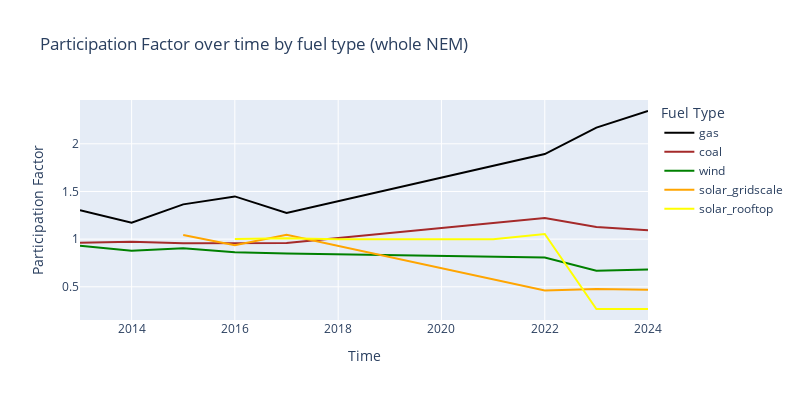
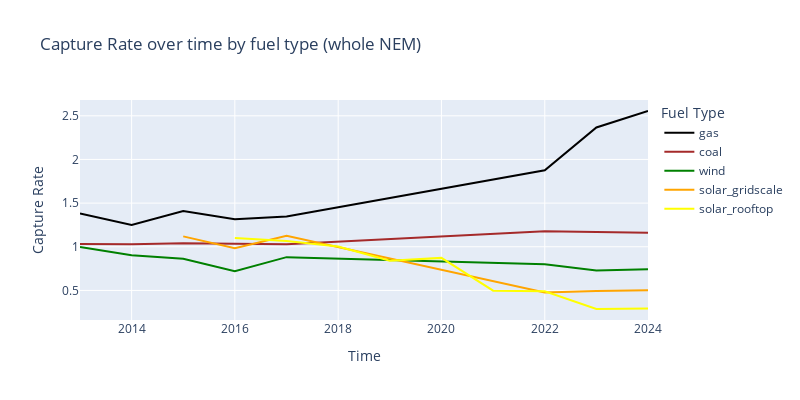

The notebook cell saved with these charts, in order:
### Code cell
color_mapping = {
    "coal": "brown",
    "gas": "black",
    "solar_gridscale": "orange",
    "solar_rooftop": "yellow",
    "wind": "green",
    #"hydro": "blue",
}

metrics = [
    {
        'df': df_pf,
        'title': "Participation Factor",
        'col': "PARTICIPATION_FACTOR",
    },
    {
        'df': df_cr,
        'title': "Capture Rate",
        'col': "CAPTURE_RATE",
    },
]

for metric in metrics:

    fig = px.line(
        metric['df'].filter(pl.col("FUEL_TYPE").is_in(color_mapping)),
        x="INTERVAL_START",
        y=metric['col'],
        color="FUEL_TYPE",
        color_discrete_map=color_mapping,
        height=400,
        width=800,
        title=f"{metric['title']} over time by fuel type (whole NEM)",
        labels={
            "FUEL_TYPE": "Fuel Type",
            "INTERVAL_START": "Time",
            metric['col']: metric['title'],
        }
    )
    
    fig.for_each_annotation(lambda a: a.update(text=a.text.split("=")[-1]))
    slug = metric['title'].replace(' ', '_')
    fig.write_image(os.path.join(results_dir, f"all-regions-{slug}.svg"))
    
    fig.show()

### Figure 1 — Plotly figure (JSON) as saved in the notebook; plotly's stock layout.template omitted (floating-point values rounded to 4 significant figures)
{"data": [{"hovertemplate": "Fuel Type=gas<br>Time=%{x}<br>Participation Factor=%{y}<extra></extra>", "legendgroup": "gas", "line": {"color": "black", "dash": "solid"}, "marker": {"symbol": "circle"}, "mode": "lines", "name": "gas", "orientation": "v", "showlegend": true, "type": "scatter", "x": ["2013-01-01T00:00:00.000", "2014-01-01T00:00:00.000", "2015-01-01T00:00:00.000", "2016-01-01T00:00:00.000", "2017-01-01T00:00:00.000", "2022-01-01T00:00:00.000", "2023-01-01T00:00:00.000", "2024-01-01T00:00:00.000"], "xaxis": "x", "y": [1.304, 1.173, 1.365, 1.448, 1.274, 1.893, 2.169, 2.344], "yaxis": "y"}, {"hovertemplate": "Fuel Type=coal<br>Time=%{x}<br>Participation Factor=%{y}<extra></extra>", "legendgroup": "coal", "line": {"color": "brown", "dash": "solid"}, "marker": {"symbol": "circle"}, "mode": "lines", "name": "coal", "orientation": "v", "showlegend": true, "type": "scatter", "x": ["2013-01-01T00:00:00.000", "2014-01-01T00:00:00.000", "2015-01-01T00:00:00.000", "2016-01-01T00:00:00.000", "2017-01-01T00:00:00.000", "2022-01-01T00:00:00.000", "2023-01-01T00:00:00.000", "2024-01-01T00:00:00.000"], "xaxis": "x", "y": [0.9631, 0.972, 0.9577, 0.9559, 0.9594, 1.221, 1.128, 1.092], "yaxis": "y"}, {"hovertemplate": "Fuel Type=wind<br>Time=%{x}<br>Participation Factor=%{y}<extra></extra>", "legendgroup": "wind", "line": {"color": "green", "dash": "solid"}, "marker": {"symbol": "circle"}, "mode": "lines", "name": "wind", "orientation": "v", "showlegend": true, "type": "scatter", "x": ["2013-01-01T00:00:00.000", "2014-01-01T00:00:00.000", "2015-01-01T00:00:00.000", "2016-01-01T00:00:00.000", "2017-01-01T00:00:00.000", "2022-01-01T00:00:00.000", "2023-01-01T00:00:00.000", "2024-01-01T00:00:00.000"], "xaxis": "x", "y": [0.9305, 0.879, 0.9031, 0.8629, 0.8493, 0.8063, 0.6679, 0.6821], "yaxis": "y"}, {"hovertemplate": "Fuel Type=solar_gridscale<br>Time=%{x}<br>Participation Factor=%{y}<extra></extra>", "legendgroup": "solar_gridscale", "line": {"color": "orange", "dash": "solid"}, "marker": {"symbol": "circle"}, "mode": "lines", "name": "solar_gridscale", "orientation": "v", "showlegend": true, "type": "scatter", "x": ["2014-01-01T00:00:00.000", "2015-01-01T00:00:00.000", "2016-01-01T00:00:00.000", "2017-01-01T00:00:00.000", "2022-01-01T00:00:00.000", "2023-01-01T00:00:00.000", "2024-01-01T00:00:00.000"], "xaxis": "x", "y": [NaN, 1.043, 0.9364, 1.046, 0.4617, 0.4761, 0.4693], "yaxis": "y"}, {"hovertemplate": "Fuel Type=solar_rooftop<br>Time=%{x}<br>Participation Factor=%{y}<extra></extra>", "legendgroup": "solar_rooftop", "line": {"color": "yellow", "dash": "solid"}, "marker": {"symbol": "circle"}, "mode": "lines", "name": "solar_rooftop", "orientation": "v", "showlegend": true, "type": "scatter", "x": ["2016-01-01T00:00:00.000", "2017-01-01T00:00:00.000", "2018-01-01T00:00:00.000", "2019-01-01T00:00:00.000", "2020-01-01T00:00:00.000", "2021-01-01T00:00:00.000", "2022-01-01T00:00:00.000", "2023-01-01T00:00:00.000", "2024-01-01T00:00:00.000"], "xaxis": "x", "y": [1.003, 1.008, 1.0, 1.0, 1.0, 1.0, 1.054, 0.2671, 0.2681], "yaxis": "y"}], "layout": {"height": 400, "legend": {"title": {"text": "Fuel Type"}, "tracegroupgap": 0}, "title": {"text": "Participation Factor over time by fuel type (whole NEM)"}, "width": 800, "xaxis": {"anchor": "y", "domain": [0, 1], "title": {"text": "Time"}}, "yaxis": {"anchor": "x", "domain": [0, 1], "title": {"text": "Participation Factor"}}}}

### Figure 2 — Plotly figure (JSON) as saved in the notebook; plotly's stock layout.template omitted (floating-point values rounded to 4 significant figures)
{"data": [{"hovertemplate": "Fuel Type=gas<br>Time=%{x}<br>Capture Rate=%{y}<extra></extra>", "legendgroup": "gas", "line": {"color": "black", "dash": "solid"}, "marker": {"symbol": "circle"}, "mode": "lines", "name": "gas", "orientation": "v", "showlegend": true, "type": "scatter", "x": ["2013-01-01T00:00:00.000", "2014-01-01T00:00:00.000", "2015-01-01T00:00:00.000", "2016-01-01T00:00:00.000", "2017-01-01T00:00:00.000", "2022-01-01T00:00:00.000", "2023-01-01T00:00:00.000", "2024-01-01T00:00:00.000"], "xaxis": "x", "y": [1.38, 1.25, 1.408, 1.314, 1.346, 1.877, 2.367, 2.555], "yaxis": "y"}, {"hovertemplate": "Fuel Type=coal<br>Time=%{x}<br>Capture Rate=%{y}<extra></extra>", "legendgroup": "coal", "line": {"color": "brown", "dash": "solid"}, "marker": {"symbol": "circle"}, "mode": "lines", "name": "coal", "orientation": "v", "showlegend": true, "type": "scatter", "x": ["2013-01-01T00:00:00.000", "2014-01-01T00:00:00.000", "2015-01-01T00:00:00.000", "2016-01-01T00:00:00.000", "2017-01-01T00:00:00.000", "2022-01-01T00:00:00.000", "2023-01-01T00:00:00.000", "2024-01-01T00:00:00.000"], "xaxis": "x", "y": [1.031, 1.028, 1.041, 1.039, 1.029, 1.177, 1.173, 1.16], "yaxis": "y"}, {"hovertemplate": "Fuel Type=wind<br>Time=%{x}<br>Capture Rate=%{y}<extra></extra>", "legendgroup": "wind", "line": {"color": "green", "dash": "solid"}, "marker": {"symbol": "circle"}, "mode": "lines", "name": "wind", "orientation": "v", "showlegend": true, "type": "scatter", "x": ["2013-01-01T00:00:00.000", "2014-01-01T00:00:00.000", "2015-01-01T00:00:00.000", "2016-01-01T00:00:00.000", "2017-01-01T00:00:00.000", "2022-01-01T00:00:00.000", "2023-01-01T00:00:00.000", "2024-01-01T00:00:00.000"], "xaxis": "x", "y": [0.9974, 0.904, 0.8632, 0.7201, 0.8813, 0.7994, 0.7286, 0.7434], "yaxis": "y"}, {"hovertemplate": "Fuel Type=solar_gridscale<br>Time=%{x}<br>Capture Rate=%{y}<extra></extra>", "legendgroup": "solar_gridscale", "line": {"color": "orange", "dash": "solid"}, "marker": {"symbol": "circle"}, "mode": "lines", "name": "solar_gridscale", "orientation": "v", "showlegend": true, "type": "scatter", "x": ["2014-01-01T00:00:00.000", "2015-01-01T00:00:00.000", "2016-01-01T00:00:00.000", "2017-01-01T00:00:00.000", "2022-01-01T00:00:00.000", "2023-01-01T00:00:00.000", "2024-01-01T00:00:00.000"], "xaxis": "x", "y": [NaN, 1.119, 0.9822, 1.127, 0.4778, 0.4926, 0.5019], "yaxis": "y"}, {"hovertemplate": "Fuel Type=solar_rooftop<br>Time=%{x}<br>Capture Rate=%{y}<extra></extra>", "legendgroup": "solar_rooftop", "line": {"color": "yellow", "dash": "solid"}, "marker": {"symbol": "circle"}, "mode": "lines", "name": "solar_rooftop", "orientation": "v", "showlegend": true, "type": "scatter", "x": ["2016-01-01T00:00:00.000", "2017-01-01T00:00:00.000", "2018-01-01T00:00:00.000", "2019-01-01T00:00:00.000", "2020-01-01T00:00:00.000", "2021-01-01T00:00:00.000", "2022-01-01T00:00:00.000", "2023-01-01T00:00:00.000", "2024-01-01T00:00:00.000"], "xaxis": "x", "y": [1.1, 1.065, 1.003, 0.8409, 0.8728, 0.4972, 0.4901, 0.2876, 0.2922], "yaxis": "y"}], "layout": {"height": 400, "legend": {"title": {"text": "Fuel Type"}, "tracegroupgap": 0}, "title": {"text": "Capture Rate over time by fuel type (whole NEM)"}, "width": 800, "xaxis": {"anchor": "y", "domain": [0, 1], "title": {"text": "Time"}}, "yaxis": {"anchor": "x", "domain": [0, 1], "title": {"text": "Capture Rate"}}}}
